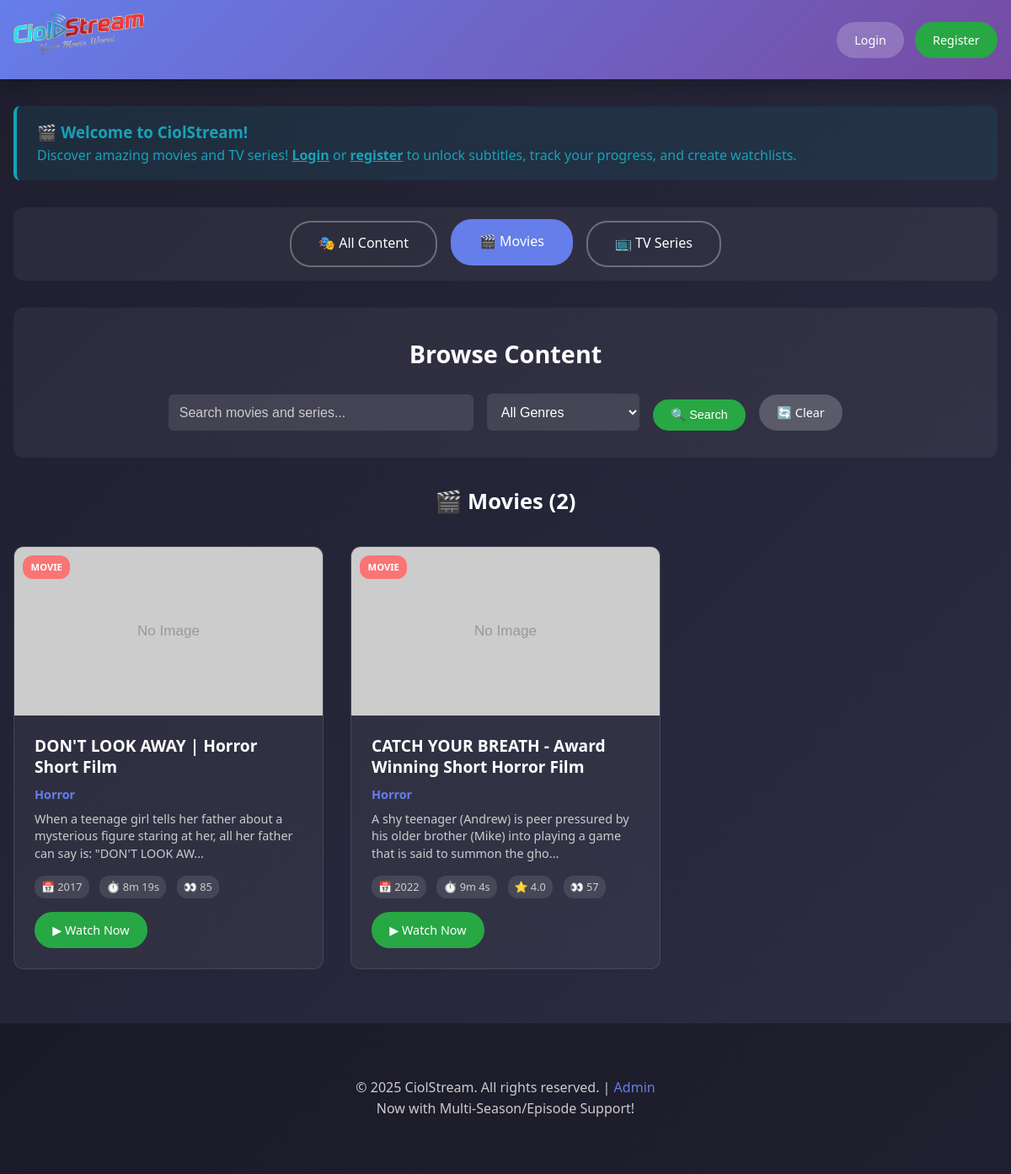
The page /?type=movie on the database its author committed.
### tables this page shows
CREATE TABLE `videos` (
  `id` int NOT NULL AUTO_INCREMENT,
  `title` varchar(255) NOT NULL,
  `content_type` enum('movie','episode') DEFAULT 'movie',
  `series_id` int DEFAULT NULL,
  `season_id` int DEFAULT NULL,
  `episode_number` int DEFAULT NULL,
  `genre` varchar(100) NOT NULL,
  `youtube_id` varchar(50) NOT NULL,
  `description` text,
  `thumbnail_url` varchar(500) DEFAULT NULL,
  `duration_seconds` int DEFAULT '0',
  `release_year` year DEFAULT NULL,
  `imdb_rating` decimal(3,1) DEFAULT NULL,
  `language` varchar(50) DEFAULT 'English',
  `director` varchar(100) DEFAULT NULL,
  `cast` text,
  `tags` varchar(500) DEFAULT NULL,
  `view_count` int DEFAULT '0',
  `featured` tinyint(1) DEFAULT '0',
  `status` enum('active','inactive','coming_soon') DEFAULT 'active',
  `created_at` timestamp NULL DEFAULT CURRENT_TIMESTAMP,
  `updated_at` timestamp NULL DEFAULT CURRENT_TIMESTAMP ON UPDATE CURRENT_TIMESTAMP,
  PRIMARY KEY (`id`),
  UNIQUE KEY `unique_episode` (`series_id`,`season_id`,`episode_number`),
  KEY `idx_videos_content_type` (`content_type`),
  KEY `idx_videos_series` (`series_id`),
  KEY `idx_videos_season` (`season_id`),
  KEY `idx_videos_genre` (`genre`),
  KEY `idx_videos_status` (`status`),
  KEY `idx_videos_featured` (`featured`),
  CONSTRAINT `videos_ibfk_1` FOREIGN KEY (`series_id`) REFERENCES `series` (`id`) ON DELETE CASCADE,
  CONSTRAINT `videos_ibfk_2` FOREIGN KEY (`season_id`) REFERENCES `seasons` (`id`) ON DELETE CASCADE
);

### includes/functions.php (called while the page is built, shortened)
<?php
function getCurrentUserSession($pdo) {
    if (!isset($_SESSION['user_id']) || !isset($_SESSION['session_token'])) {
        return null;
    }
    $session = validateUserSession($pdo, $_SESSION['user_id'], $_SESSION['session_token']);
    return [
        'user_id' => $session['user_id'],
        'username' => $session['username'],
        'status' => $session['status'],
        'expiry_date' => $session['expiry_date']
    ];
}
function formatDuration($seconds) {
    if ($seconds < 60) {
        return $seconds . 's';
    } elseif ($seconds < 3600) {
        $minutes = floor($seconds / 60);
        $remainingSeconds = $seconds % 60;
        return $minutes . 'm' . ($remainingSeconds > 0 ? ' ' . $remainingSeconds . 's' : '');
    } else {
        $hours = floor($seconds / 3600);
        $minutes = floor(($seconds % 3600) / 60);
        return $hours . 'h' . ($minutes > 0 ? ' ' . $minutes . 'm' : '');
    }
}
function searchVideos($pdo, $search = '', $genre = '', $filters = []) {
    try {
        $sql = "
            SELECT v.*,
                   COALESCE(AVG(r.rating), 0) as avg_rating,
                   COUNT(r.rating) as rating_count,
                   GROUP_CONCAT(DISTINCT g.name ORDER BY g.name SEPARATOR ', ') as genres,
                   MAX(s.title) as series_title,
                   MAX(se.season_number) as season_number,
                   CASE
                       WHEN v.content_type = 'episode' THEN CONCAT(MAX(s.title), ' - S', MAX(se.season_number), 'E', v.episode_number, ': ', v.title)
                       ELSE v.title
                   END as display_title
            FROM videos v
            LEFT JOIN ratings r ON v.id = r.video_id
            LEFT JOIN video_genres vg ON v.id = vg.video_id
            LEFT JOIN genres g ON vg.genre_id = g.id
            LEFT JOIN series s ON v.series_id = s.id
            LEFT JOIN seasons se ON v.season_id = se.id
            WHERE v.status = 'active'
        ";
        $params = [];
        if (!empty($filters['content_type'])) {
            $sql .= " AND v.content_type = ?";
            $params[] = $filters['content_type'];
        }
        $sql .= " GROUP BY v.id, v.title, v.content_type, v.series_id, v.season_id, v.episode_number,
                           v.genre, v.youtube_id, v.description, v.thumbnail_url, v.duration_seconds,
                           v.release_year, v.imdb_rating, v.language, v.director, v.cast, v.tags,
                           v.view_count, v.featured, v.status, v.created_at, v.updated_at
                  ORDER BY v.content_type ASC, MAX(s.title) ASC, MAX(se.season_number) ASC, v.episode_number ASC, v.created_at DESC";
        $stmt = $pdo->prepare($sql);
        $stmt->execute($params);
        return $stmt->fetchAll();
    } catch (PDOException $e) {
        error_log("Error searching videos: " . $e->getMessage());
        return [];
    }
}
?>

### public/index.php (the view, shortened to what this page needs)
<?php
require_once '../config/database.php';
require_once '../includes/functions.php';
$current_user = getCurrentUserSession($pdo);
$user_status = $current_user ? $current_user['status'] : null;
$username = $current_user ? $current_user['username'] : null;
$expiry_date = $current_user ? $current_user['expiry_date'] : null;
$search = isset($_GET['search']) ? trim($_GET['search']) : '';
$genre_filter = isset($_GET['genre']) ? trim($_GET['genre']) : '';
$content_type = isset($_GET['type']) ? trim($_GET['type']) : '';
$show_movies = empty($content_type) || $content_type === 'movie';
$movies = [];
if ($show_movies) {
    $movies = searchVideos($pdo, $search, $genre_filter, ['content_type' => 'movie']);
}
?>
<!DOCTYPE html>
<html lang="en">
<head>
    <link rel="stylesheet" href="../assets/css/style.css">
</head>
<body>
    <header>
        <nav class="navbar">
            <div class="nav-container">
                <div class="logo">
                    <a href="index.php">
                        <img src="../img/logo.png" alt="CiolStream" style="height: 50px; width: auto;">
                    </a>
                </div>
                <div class="nav-links">
                    <?php if ($username): ?>
                        <span class="welcome">Welcome, <?php echo htmlspecialchars($username); ?></span>
                        <span class="status status-<?php echo $user_status; ?>">
                            <?php echo ucfirst($user_status); ?> Member
                        </span>
                        <?php if ($expiry_date && $user_status === 'active'): ?>
                            <span class="expiry">Until: <?php echo date('M d, Y', strtotime($expiry_date)); ?></span>
                        <?php endif; ?>
                        <a href="../user/dashboard.php" class="btn">Dashboard</a>
                        <a href="../logout.php" class="btn">Logout</a>
                    <?php else: ?>
                        <a href="../login.php" class="btn">Login</a>
                        <a href="../register.php" class="btn btn-primary">Register</a>
                    <?php endif; ?>
                </div>
            </div>
        </nav>
    </header>
    <main>
        <div class="container">
            <?php if (!$username): ?>
                <div class="alert alert-info">
                    <h3>🎬 Welcome to CiolStream!</h3>
                    <p>Discover amazing movies and TV series! <a href="../login.php">Login</a> or <a href="../register.php">register</a> to unlock subtitles, track your progress, and create watchlists.</p>
                </div>
            <?php endif; ?>
            <div class="content-type-selector">
                <a href="?<?php echo http_build_query(array_merge($_GET, ['type' => ''])); ?>"
                   class="content-type-btn <?php echo empty($content_type) ? 'active' : ''; ?>">
                    🎭 All Content
                </a>
                <a href="?<?php echo http_build_query(array_merge($_GET, ['type' => 'movie'])); ?>"
                   class="content-type-btn <?php echo $content_type === 'movie' ? 'active' : ''; ?>">
                    🎬 Movies
                </a>
                <a href="?<?php echo http_build_query(array_merge($_GET, ['type' => 'series'])); ?>"
                   class="content-type-btn <?php echo $content_type === 'series' ? 'active' : ''; ?>">
                    📺 TV Series
                </a>
            </div>
            <div class="search-section">
                <h2>Browse Content</h2>
                <form method="GET" class="search-form">
                    <div class="search-controls">
                        <input type="text"
                               name="search"
                               placeholder="Search movies and series..."
                               value="<?php echo htmlspecialchars($search); ?>"
                               class="search-input">
                        <select name="genre" class="genre-select">
                            <option value="">All Genres</option>
                        </select>
                        <button type="submit" class="btn btn-primary">🔍 Search</button>
                        <a href="index.php" class="btn">🔄 Clear</a>
                    </div>
                </form>
            </div>
            <?php if ($show_movies && !empty($movies)): ?>
            <div class="content-section">
                <h3>🎬 Movies (<?php echo count($movies); ?>)</h3>
                <div class="content-grid">
                    <?php foreach ($movies as $video): ?>
                        <div class="content-card" onclick="window.location.href='watch.php?id=<?php echo $video['id']; ?>'">
                            <div class="content-thumbnail">
                                <div class="content-type-badge badge-movie">Movie</div>
                            </div>
                            <div class="content-info">
                                <h4><?php echo htmlspecialchars($video['title']); ?></h4>
                                <p class="genre"><?php echo htmlspecialchars($video['genre']); ?></p>
                                <?php if ($video['description']): ?>
                                    <p class="description"><?php echo htmlspecialchars(substr($video['description'], 0, 120) . '...'); ?></p>
                                <?php endif; ?>
                                <div class="content-meta">
                                    <?php if ($video['release_year']): ?>
                                        <span class="meta-item">📅 <?php echo $video['release_year']; ?></span>
                                    <?php endif; ?>
                                    <?php if ($video['duration_seconds']): ?>
                                        <span class="meta-item">⏱️ <?php echo formatDuration($video['duration_seconds']); ?></span>
                                    <?php endif; ?>
                                    <?php if ($video['avg_rating'] > 0): ?>
                                        <span class="meta-item">⭐ <?php echo number_format($video['avg_rating'], 1); ?></span>
                                    <?php endif; ?>
                                    <span class="meta-item">👀 <?php echo number_format($video['view_count']); ?></span>
                                </div>
                                <div class="content-actions">
                                    <a href="watch.php?id=<?php echo $video['id']; ?>"
                                    class="btn btn-primary"
                                    onclick="event.stopPropagation()">
                                    ▶ Watch Now
                                </a>
                                </div>
                            </div>
                        </div>
                    <?php endforeach; ?>
                </div>
            </div>
            <?php endif; ?>
        </div>
    </main>
    <footer>
        <div class="container">
            <p>&copy; 2025 CiolStream. All rights reserved. | <a href="../admin/login.php">Admin</a></p>
            <p>Now with Multi-Season/Episode Support!</p>
        </div>
    </footer>
</body>
</html>

### assets/css/style.css (style rules this page uses)
* { margin: 0; padding: 0; box-sizing: border-box; }
body { font-family: 'Segoe UI', Tahoma, Geneva, Verdana, sans-serif; background: linear-gradient(135deg, #1e1e2e 0%, #2d2d44 100%); color: #fff; line-height: 1.6; min-height: 100vh; }
.navbar { background: linear-gradient(135deg, #667eea 0%, #764ba2 100%); padding: 1rem 0; box-shadow: 0 4px 20px rgba(0,0,0,0.3); position: sticky; top: 0; z-index: 100; }
.nav-container { max-width: 1200px; margin: 0 auto; padding: 0 1rem; display: flex; justify-content: space-between; align-items: center; flex-wrap: wrap; gap: 1rem; }
.logo { font-size: 1.8rem; font-weight: bold; color: #fff; }
.nav-links { display: flex; align-items: center; gap: 0.8rem; flex-wrap: wrap; }
.btn { padding: 0.5rem 1.2rem; background: rgba(255,255,255,0.2); color: #fff; text-decoration: none; border-radius: 25px; border: 2px solid transparent; transition: all 0.3s ease; display: inline-block; text-align: center; cursor: pointer; font-size: 0.9rem; white-space: nowrap; }
.btn-primary { background: #28a745; border-color: #28a745; }
.container { max-width: 1200px; margin: 2rem auto; padding: 0 1rem; }
.content-type-selector { display: flex; justify-content: center; gap: 1rem; margin-bottom: 2rem; padding: 1rem; background: rgba(255,255,255,0.05); border-radius: 12px; }
.content-type-btn { padding: 0.8rem 2rem; border: 2px solid rgba(255,255,255,0.3); background: transparent; color: #fff; border-radius: 25px; cursor: pointer; transition: all 0.3s ease; text-decoration: none; display: flex; align-items: center; gap: 0.5rem; font-size: 1rem; }
.content-type-btn:hover, .content-type-btn.active { background: #667eea; border-color: #667eea; transform: translateY(-2px); }
.alert { padding: 1rem 1.5rem; margin-bottom: 2rem; border-radius: 8px; border-left: 4px solid; }
.alert-info { background: rgba(23, 162, 184, 0.1); border-left-color: #17a2b8; color: #17a2b8; }
.alert a { color: inherit; font-weight: bold; }
.search-section { background: rgba(255,255,255,0.05); padding: 2rem; border-radius: 12px; margin-bottom: 2rem; }
.search-section h2 { margin-bottom: 1.5rem; text-align: center; font-size: 1.8rem; }
.search-form { max-width: 800px; margin: 0 auto; }
.search-controls { display: grid; grid-template-columns: 2fr 1fr auto auto; gap: 1rem; align-items: end; }
.search-input, .genre-select { padding: 0.8rem; border: none; border-radius: 6px; background: rgba(255,255,255,0.1); color: #fff; font-size: 1rem; transition: all 0.3s ease; }
.search-input::placeholder { color: #ccc; }
.genre-select option { background: #2d2d44; color: #fff; }
.content-section h3 { margin-bottom: 2rem; text-align: center; font-size: 1.6rem; }
.content-grid { display: grid; grid-template-columns: repeat(auto-fill, minmax(300px, 1fr)); gap: 2rem; }
.content-card { background: rgba(255,255,255,0.05); border-radius: 12px; overflow: hidden; transition: all 0.3s ease; border: 1px solid rgba(255,255,255,0.1); cursor: pointer; position: relative; }
.content-thumbnail { position: relative; width: 100%; height: 200px; overflow: hidden; }
.content-type-badge { position: absolute; top: 10px; left: 10px; padding: 0.3rem 0.6rem; background: rgba(0,0,0,0.8); color: #fff; border-radius: 12px; font-size: 0.7rem; font-weight: bold; text-transform: uppercase; }
.badge-movie { background: rgba(255, 107, 107, 0.9); }
.content-info { padding: 1.5rem; }
.content-info h4 { font-size: 1.2rem; margin-bottom: 0.5rem; color: #fff; line-height: 1.3; }
.content-info .genre { color: #667eea; font-size: 0.9rem; font-weight: bold; margin-bottom: 0.5rem; }
.content-info .description { color: #ccc; font-size: 0.9rem; margin-bottom: 1rem; line-height: 1.4; }
.content-meta { display: flex; flex-wrap: wrap; gap: 0.8rem; margin-bottom: 1rem; font-size: 0.8rem; color: #ccc; }
.meta-item { display: flex; align-items: center; gap: 0.3rem; background: rgba(255,255,255,0.1); padding: 0.2rem 0.5rem; border-radius: 12px; }
.content-actions { display: flex; gap: 0.5rem; align-items: center; flex-wrap: wrap; }
footer { background: rgba(0,0,0,0.3); padding: 2rem 0; margin-top: 4rem; text-align: center; color: #ccc; }
footer a { color: #667eea; text-decoration: none; }

### rows shown on the page
videos: title "DON'T LOOK AWAY | Horror Short Film", genre "Horror", description "When a teenage girl tells her father about a mysterious figure staring at her, all her father can say is: \"DON'T LOOK AW...", release_year "2017", duration_seconds "8m 19s", view_count "85"
videos: title "CATCH YOUR BREATH - Award Winning Short Horror Film", genre "Horror", description "A shy teenager (Andrew) is peer pressured by his older brother (Mike) into playing a game that is said to summon the gho...", release_year "2022", duration_seconds "9m 4s", avg_rating "4.0", view_count "57"

### other values the page prints
count($movies) "2"
